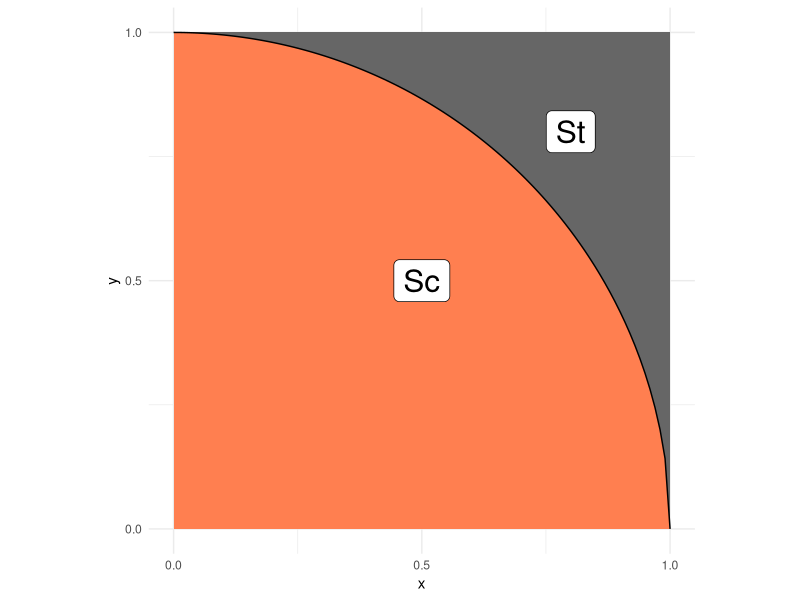
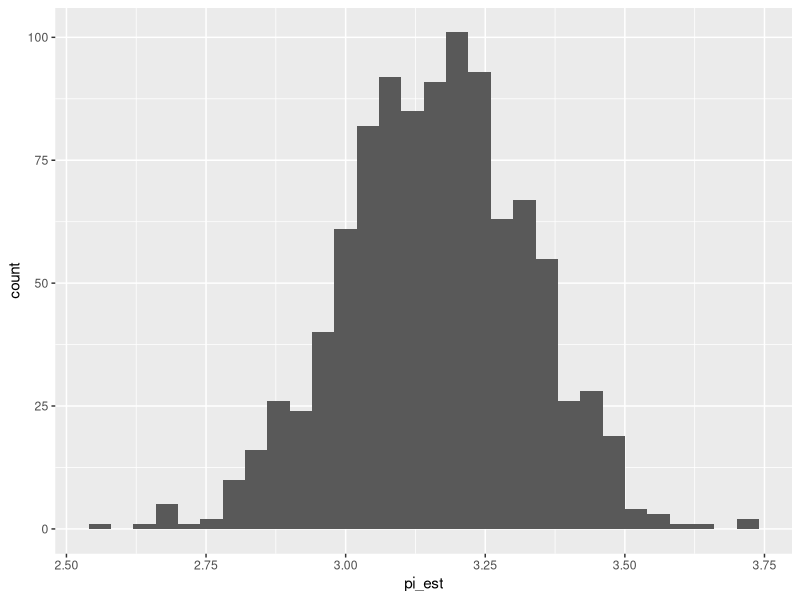

The R script that drew these images, in order:
## ---- chunk 1
library(tidyverse)
library(rsample)
## ---- chunk 2
## NOTE: No need to edit; this visual helps explain the pi estimation scheme
tibble(x = seq(0, 1, length.out = 100)) %>%
  mutate(y = sqrt(1 - x^2)) %>%

  ggplot(aes(x, y)) +
  annotate(
    "rect",
    xmin = 0, ymin = 0, xmax = 1, ymax = 1,
    fill = "grey40",
    size = 1
  ) +
  geom_ribbon(aes(ymin = 0, ymax = y), fill = "coral") +
  geom_line() +
  annotate(
    "label",
    x = 0.5, y = 0.5, label = "Sc",
    size = 8
  ) +
  annotate(
    "label",
    x = 0.8, y = 0.8, label = "St",
    size = 8
  ) +
  scale_x_continuous(breaks = c(0, 1/2, 1)) +
  scale_y_continuous(breaks = c(0, 1/2, 1)) +
  theme_minimal() +
  coord_fixed()
## ---- chunk 3
## TASK: Choose a sample size and generate samples
n <- 100 # Choose a sample size
df_q1 <- tibble(x = runif(n, min = 0, max = 1), y = runif(n, min = 0, max = 1)) # Generate the data

#runif
## ---- chunk 4
## NOTE: Do not edit this code
# Correct sample size
assertthat::assert_that(
  dim(df_q1) %>% 
    .[[1]] == n,
  msg = "The sample size should be `n`"
)
# Correct column names
assertthat::assert_that(
  setequal(names(df_q1), c("x", "y")),
  msg = "df_q1 must include the columns `x` and `y`"
)
print("Good")
## ---- chunk 5
## TASK: Finish implementing this function
stat <- function(x, y) {
  # TODO: Finish implementing this function
  4 * (x^2 + y^2 <= 1)
}
## ---- chunk 6
## TASK: Finish writing these assert statements

# Check the value for points *inside* the circle
assertthat::assert_that(
  tibble(x = 0.5, y = 0.5) %>% # Pick a point *inside* the circle
    mutate(stat = stat(x, y)) %>% 
    pull(stat) %>% 
    .[[1]] == 4,
  # ???, # Write the correct value of stat() here
  msg = "Incorrect value when a point is inside the circle"
)

# Check the value for points *outside* the circle
assertthat::assert_that(
  tibble(x = 2, y = 2) %>% # Pick a point *outside* the circle
    mutate(stat = stat(x, y)) %>% 
    pull(stat) %>% 
    .[[1]] == 0,
  # ???, # Write the correct value of stat() here
  msg = "Incorrect value when a point is outside the circle"
)
print("Your assertions passed, but make sure they're checking the right thing!")
## ---- chunk 7
## TASK: Estimate pi using your data from q1
df_q3 <- 
  df_q1 %>% 
  summarize(pi_est = mean(stat(x, y)))
  # TODO: Estimate pi as the column `pi_est`
df_q3
## ---- chunk 8
## NOTE: Do not edit this code
# Correct sample size
assertthat::assert_that(
  dim(df_q3) %>% 
    .[[1]] == 1,
  msg = "This result should have just one row"
)
# Correct column names
assertthat::assert_that(
  setequal(names(df_q3), c("pi_est")),
  msg = "df_q3 must include the column `pi_est`"
)
print("Good")
## ---- chunk 9
## TASK: Finish the code below
df_q4 <- 
  df_q1 %>% 
  bootstraps(., times = 1000) %>% 
  mutate(
    pi_est = map_dbl(
      splits,
      function(split_df) {
        analysis(split_df) %>% 
          summarize(pi_est = mean(stat(x, y))) %>%
          pull(pi_est)
      }
    )
  )

## NOTE: Do not edit; use this to visualize your results
df_q4 %>% 
  ggplot(aes(pi_est)) +
  geom_histogram()
## ---- chunk 10
## TASK: Compute a bootstrap confidence interval at the 95% level (alpha = 0.05)
df_q5 <- 
  df_q4 %>% 
  summarize(
    # TODO: Compute pi_lo and pi_up
    pi_lo = quantile(pi_est, 0.05 / 2),
    pi_up = quantile(pi_est, 1 - (0.05 / 2))
  )
df_q5
## ---- chunk 11
df_q1 %>%
  summarize(
    lo_q1 = mean(stat(x, y)) -
      qnorm(1 - (1 - 0.95) / 2) * sd(stat(x, y)) / sqrt(100),
    hi_q1 = mean(stat(x, y)) +
      qnorm(1 - (1 - 0.95) / 2) * sd(stat(x, y)) / sqrt(100)
  )
